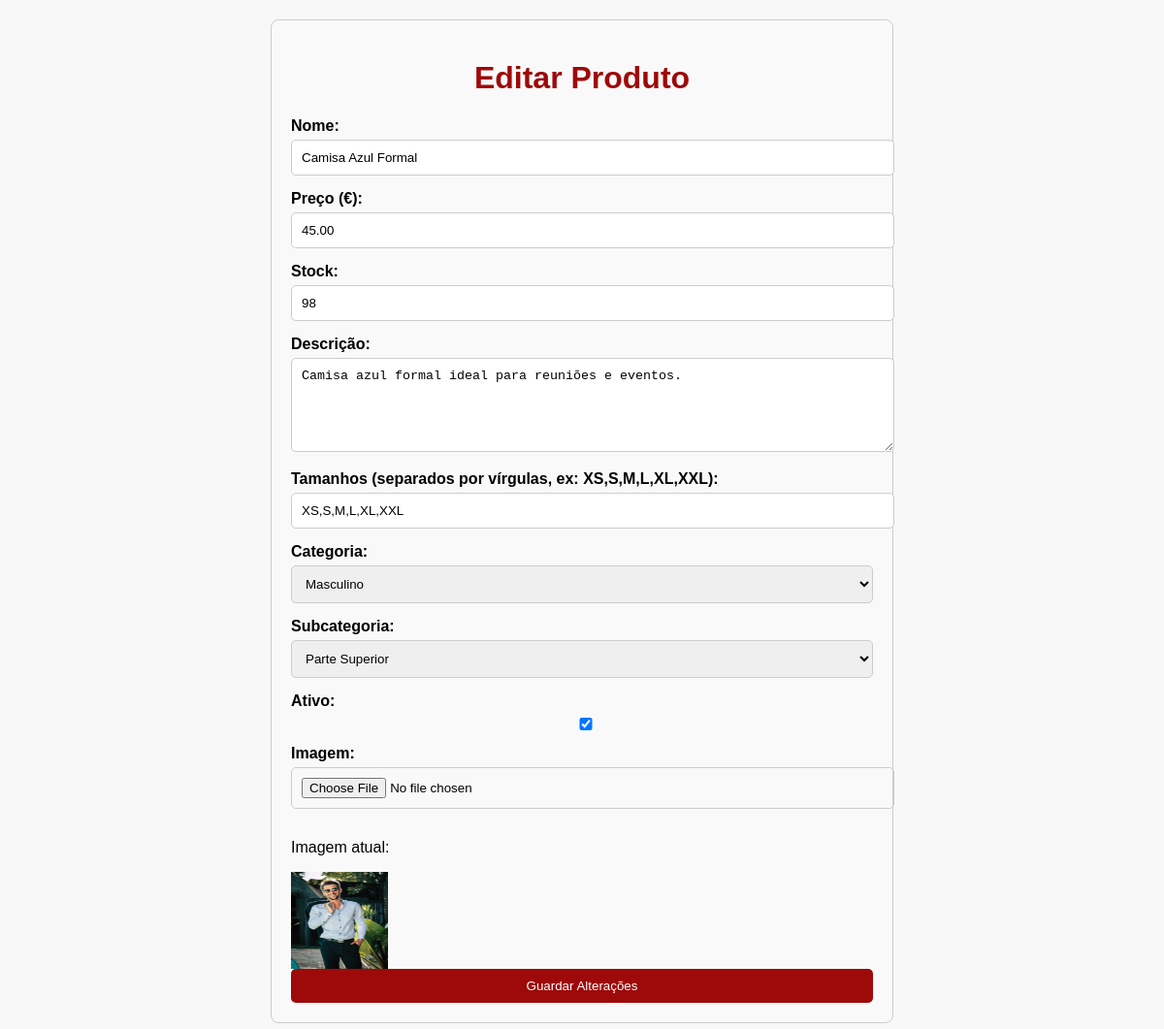
Screenshot of /adm/edit_product.php?id=6 (signed in) with the database file from the repository.
### tables this page shows
CREATE TABLE `products` (
  `id` int(11) NOT NULL,
  `name` varchar(255) NOT NULL,
  `description` text DEFAULT NULL,
  `price` decimal(10,2) NOT NULL,
  `image` varchar(255) DEFAULT NULL,
  `stock` int(11) DEFAULT 0,
  `category_id` int(11) DEFAULT NULL,
  `created_at` timestamp NOT NULL DEFAULT current_timestamp(),
  `sizes` varchar(255) DEFAULT NULL,
  `sub_category` varchar(255) NOT NULL,
  `active` tinyint(1) NOT NULL DEFAULT 1
);

### adm/edit_product.php (the view, shortened to what this page needs)
<?php
require_once '../includes/db_connection.php';
try {
    if (isset($_GET['id'])) {
        $stmt = $pdo->prepare('SELECT * FROM products WHERE id = :id');
        $stmt->execute(['id' => $_GET['id']]);
        $product = $stmt->fetch(PDO::FETCH_ASSOC);
    }
} catch (PDOException $e) {
    die("Erro ao conectar com a base de dados: " . $e->getMessage());
}
?>
<!DOCTYPE html>
<html lang="en">
<head>
    <link rel="stylesheet" href="../css/admin_perfil.css">
</head>
<body>
    <div class="form-container-edit-product">
        <h1>Editar Produto</h1>
        <form method="POST" enctype="multipart/form-data">
            <label for="name">Nome:</label>
            <input type="text" id="name" name="name" value="<?php echo htmlspecialchars($product['name']); ?>" required>
            <label for="price">Preço (€):</label>
            <input type="number" id="price" name="price" step="0.01" value="<?php echo htmlspecialchars($product['price']); ?>" required>
            <label for="stock">Stock:</label>
            <input type="number" id="stock" name="stock" value="<?php echo htmlspecialchars($product['stock']); ?>" required>
            <label for="description">Descrição:</label>
            <textarea id="description" name="description" rows="5" required><?php echo htmlspecialchars($product['description']); ?></textarea>
            <label for="sizes">Tamanhos (separados por vírgulas, ex: XS,S,M,L,XL,XXL):</label>
            <input type="text" id="sizes" name="sizes" value="<?php echo htmlspecialchars($product['sizes']); ?>" placeholder="Exemplo: XS,S,M,L,XL,XXL">
            <label for="category_id">Categoria:</label>
            <select id="category_id" name="category_id">
                <option value="1" <?php echo $product['category_id'] == 1 ? 'selected' : ''; ?>>Masculino</option>
            </select>
            <label for="sub_category">Subcategoria:</label>
            <select id="sub_category" name="sub_category">
                <option value="Parte Superior" <?php echo $product['sub_category'] == 'Parte Superior' ? 'selected' : ''; ?>>Parte Superior</option>
            </select>
            <label for="active">Ativo:</label>
            <input type="checkbox" id="active" name="active" <?php echo $product['active'] ? 'checked' : ''; ?>>
            <label for="image">Imagem:</label>
            <input type="file" id="image" name="image">
            <?php if ($product['image']): ?>
                <p>Imagem atual:</p>
                <img src="<?php echo $product['image']; ?>" alt="Imagem do produto">
            <?php endif; ?>
            <button type="submit">Guardar Alterações</button>
        </form>
    </div>
</body>
</html>

### css/admin_perfil.css (style rules this page uses)
body { font-family: Arial, sans-serif; background-color: #f8f8f8; margin: 0; padding: 0; }
h1 { text-align: center; color: #9e0909; }
.form-container-edit-product { max-width: 600px; margin: 20px auto; padding: 20px; border: 1px solid #ccc; border-radius: 8px; background-color: #f9f9f9; }
.form-container-edit-product h1 { text-align: center; color: #9e0909; }
.form-container-edit-product label { display: block; margin-bottom: 5px; font-weight: bold; }
.form-container-edit-product input, .form-container-edit-product textarea, .form-container-edit-product select { width: 100%; padding: 10px; margin-bottom: 15px; border: 1px solid #ccc; border-radius: 5px; }
.form-container-edit-product button { width: 100%; padding: 10px; background-color: #9e0909; color: white; border: none; border-radius: 5px; cursor: pointer; }
.form-container-edit-product img { width: 100px; height: 100px; display: block; margin-top: 10px; }

### rows the page displays
products: name "Camisa Azul Formal", price "45.00", stock "98", description "Camisa azul formal ideal para reuniões e eventos.", sizes "XS,S,M,L,XL,XXL", category_id "Masculino", sub_category "Parte Superior", active "☑", image (picture)
